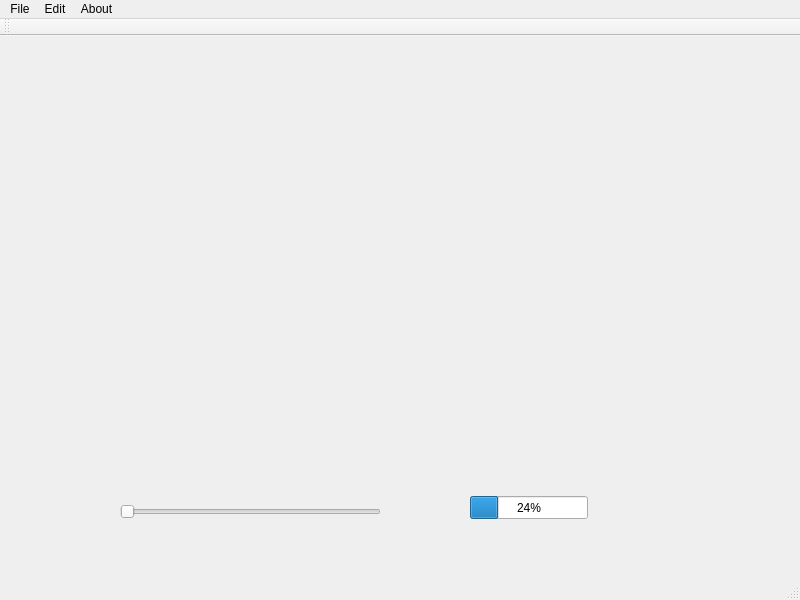
<?xml version="1.0" encoding="UTF-8"?>
<ui version="4.0">
 <class>MainWindow</class>
 <widget class="QMainWindow" name="MainWindow">
  <property name="geometry">
   <rect>
    <x>0</x>
    <y>0</y>
    <width>800</width>
    <height>600</height>
   </rect>
  </property>
  <property name="windowTitle">
   <string>MainWindow</string>
  </property>
  <widget class="QWidget" name="centralwidget">
   <widget class="QSlider" name="timeSlider">
    <property name="geometry">
     <rect>
      <x>120</x>
      <y>460</y>
      <width>261</width>
      <height>31</height>
     </rect>
    </property>
    <property name="orientation">
     <enum>Qt::Horizontal</enum>
    </property>
   </widget>
   <widget class="QProgressBar" name="progressBar">
    <property name="geometry">
     <rect>
      <x>470</x>
      <y>460</y>
      <width>118</width>
      <height>23</height>
     </rect>
    </property>
    <property name="value">
     <number>24</number>
    </property>
   </widget>
  </widget>
  <widget class="QMenuBar" name="menubar">
   <property name="geometry">
    <rect>
     <x>0</x>
     <y>0</y>
     <width>800</width>
     <height>22</height>
    </rect>
   </property>
   <widget class="QMenu" name="menuFile">
    <property name="title">
     <string>File</string>
    </property>
    <addaction name="actionOpen"/>
    <addaction name="actionExit"/>
   </widget>
   <widget class="QMenu" name="menuEdit">
    <property name="title">
     <string>Edit</string>
    </property>
   </widget>
   <widget class="QMenu" name="menuAbout">
    <property name="title">
     <string>About</string>
    </property>
   </widget>
   <addaction name="menuFile"/>
   <addaction name="menuEdit"/>
   <addaction name="menuAbout"/>
  </widget>
  <widget class="QStatusBar" name="statusbar"/>
  <widget class="QToolBar" name="toolBar">
   <property name="windowTitle">
    <string>toolBar</string>
   </property>
   <attribute name="toolBarArea">
    <enum>TopToolBarArea</enum>
   </attribute>
   <attribute name="toolBarBreak">
    <bool>false</bool>
   </attribute>
  </widget>
  <action name="actionOpen">
   <property name="text">
    <string>Open</string>
   </property>
  </action>
  <action name="actionExit">
   <property name="text">
    <string>Exit</string>
   </property>
  </action>
 </widget>
 <resources/>
 <connections/>
</ui>
